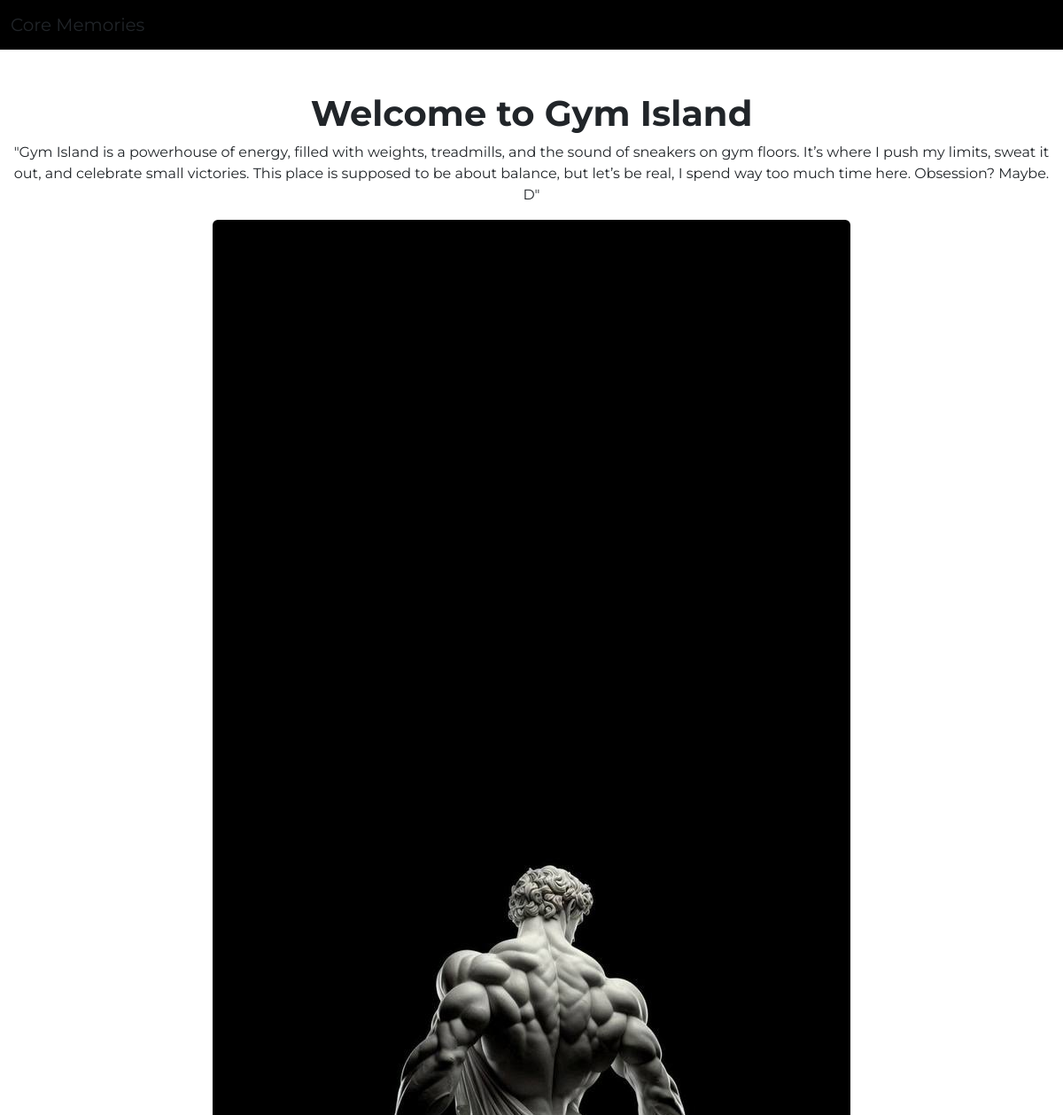
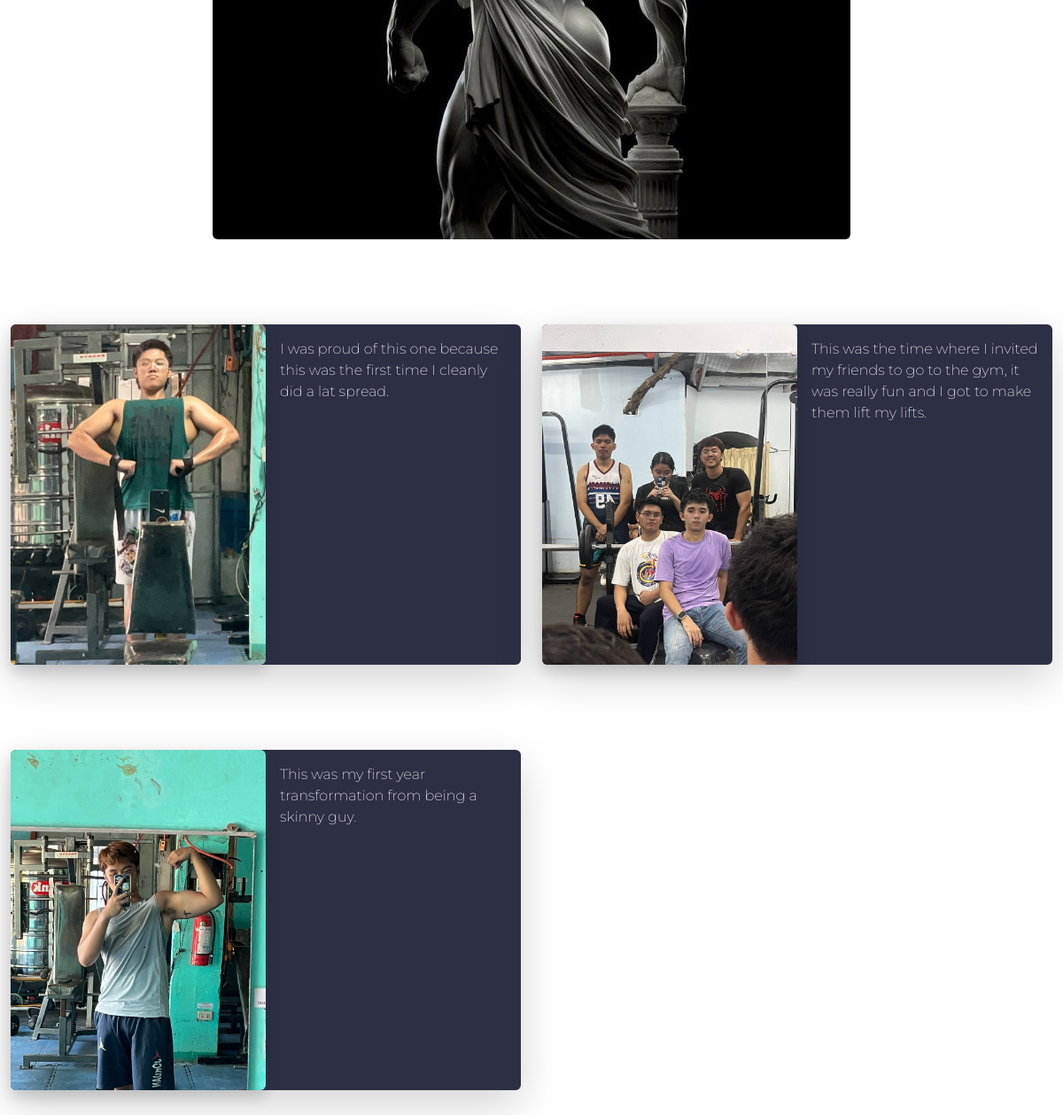
/A08/view.php?id=4, run on the app's committed database (2 pictures, top to bottom).
### tables this page shows
CREATE TABLE `islandsofpersonality` (
  `islandOfPersonalityID` int(4) NOT NULL,
  `name` varchar(40) NOT NULL,
  `shortDescription` varchar(300) DEFAULT NULL,
  `longDescription` varchar(900) DEFAULT NULL,
  `color` varchar(10) DEFAULT NULL,
  `image` varchar(50) DEFAULT NULL,
  `status` varchar(10) DEFAULT NULL
);

CREATE TABLE `islandcontents` (
  `islandContentID` int(4) NOT NULL,
  `islandOfPersonalityID` int(4) NOT NULL,
  `image` varchar(50) DEFAULT NULL,
  `content` varchar(300) NOT NULL,
  `color` varchar(10) DEFAULT NULL
);

### A08/connect.php (called while the page is built, shortened)
<?php
function executeQuery($query)
{
	$conn = $GLOBALS['conn'];
	return mysqli_query($conn, $query);
}
?>

### A08/class.php (called while the page is built, shortened)
<?php
class island {
    public function __construct($id, $name, $shortDescription, $image) {
        $this->name = $name;
        $this->shortDescription = $shortDescription;
        $this->image = $image;
    }
}
class islandContent
{
    public function __construct($image, $islandOfPersonalityID, $content)
    {
        $this->image = $image;
        $this->content = $content;
    }
}
?>

### A08/view.php (the view, shortened to what this page needs)
<?php
include('connect.php');
include('class.php');
$islandID = $_GET['id'] ?? null;
$selectedIsland = null;
$contentArray = [];
if ($islandID) {
    $islandQuery = "SELECT * FROM islandsofpersonality WHERE islandOfPersonalityID = '$islandID'";
    $islandResult = executeQuery($islandQuery);
    if ($islandRow = mysqli_fetch_assoc($islandResult)) {
        $selectedIsland = new island(
            $islandRow['islandOfPersonalityID'],
            $islandRow['name'],
            $islandRow['shortDescription'],
            $islandRow['image']
        );
    }
    $islandContentQuery = "SELECT * FROM islandcontents WHERE islandOfPersonalityID = '$islandID'";
    $islandContentResult = executeQuery($islandContentQuery);
    while ($islandContentRow = mysqli_fetch_assoc($islandContentResult)) {
        $ic = new islandContent(
            $islandContentRow['image'],
            $islandContentRow['islandOfPersonalityID'],
            $islandContentRow['content']
        );
        array_push($contentArray, $ic);
    }
}
?>
<!DOCTYPE html>
<html lang="en">
<head>
    <link rel="stylesheet" href="https://cdnjs.cloudflare.com/ajax/libs/font-awesome/6.0.0-beta3/css/all.min.css">
    <link rel="stylesheet" href="https://cdn.jsdelivr.net/npm/bootstrap@5.3.3/dist/css/bootstrap.min.css">
    <link rel="stylesheet" href="viewstyle.css">
</head>
<body>
    <nav class="navbar navbar-expand-lg">
        <div class="container-fluid">
            <a class="navbar-brand text-dark" href="index.php">Core Memories</a>
        </div>
    </nav>
    <div class="container-fluid my-5">
        <?php if ($selectedIsland) { ?>
            <div class="text-center mb-5">
                <h1 class="text-dark"><b>Welcome to <?php echo $selectedIsland->name; ?></b></h1>
                <p class="text-dark"><b>"<?php echo $selectedIsland->shortDescription; ?>"</b></p>
                <img src="imgs/<?php echo $selectedIsland->image; ?>" class="img-fluid rounded"
                    alt="<?php echo $selectedIsland->name; ?>">
            </div>
        <?php } ?>
    </div>
    <div class="container-fluid">
    <div class="row">
        <?php if (!empty($contentArray)) { ?>
            <?php foreach ($contentArray as $contentItem) { ?>
                <div class="col-12 col-md-6">
                    <div class="card my-5 shadow-lg" style="background-color: #2D2F44;">
                        <div class="row g-0">
                            <div class="col-12 col-md-6">
                                <img src="imgs/<?php echo $contentItem->image; ?>" alt="Image for Content"
                                    class="img-fluid rounded shadow">
                            </div>
                            <div class="col-12 col-md-6">
                                <div class="card-body text-light">
                                    <p class="card-text"><?php echo $contentItem->content; ?></p>
                                </div>
                            </div>
                        </div>
                    </div>
                </div>
            <?php } ?>
        <?php } else { ?>
            <div class="col-12 text-center">
                <p class="text-muted">No content available at the moment. Please check back later.</p>
            </div>
        <?php } ?>
    </div>
</div>
</body>
</html>

### A08/viewstyle.css (style rules this page uses)
body { background-size: cover; background-position: center; background-attachment: fixed; margin: 0; font-family: "Montserrat", sans-serif; font-weight: 200; }
.navbar { background-color: #000000; font-family: "Montserrat", sans-serif; font-weight: bolder; }
.card { background-color: transparent; border: none; transition: transform 0.3s ease; }

### data on the page
islandsofpersonality: name "Gym Island", shortDescription "Gym Island is a powerhouse of energy, filled with weights, treadmills, and the sound of sneakers on gym floors. It’s where I push my limits, sweat it out, and celebrate small victories. This place is supposed to be about balance, but let’s be real, I spend way too much time here. Obsession? Maybe. D", image (picture)
islandcontents: image (picture), content "I was proud of this one because this was the first time I cleanly did a lat spread."
islandcontents: image (picture), content "This was the time where I invited my friends to go to the gym, it was really fun and I got to make them lift my lifts."
islandcontents: image (picture), content "This was my first year transformation from being a skinny guy."
